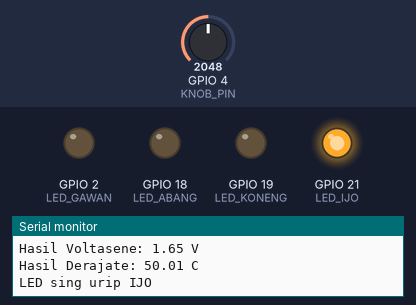
Bench run of a program on a simulated ESP32. On the bench: output pins drawn as LEDs (lit = HIGH), the last lines printed to the serial monitor. The test bench sets the inputs (shaded band); at power-on: GPIO 4 (KNOB_PIN) = 2048.

Above: at 2.8 s.
2.9 s: GPIO 4 (KNOB_PIN) set to 1275
5.6 s: GPIO 4 (KNOB_PIN) set to 1191
At 6.7 s:
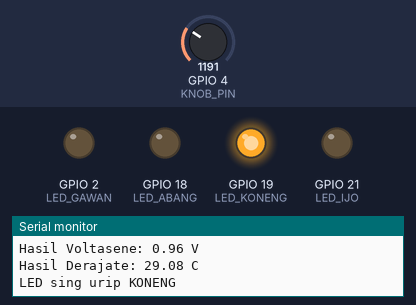
8.3 s: GPIO 4 (KNOB_PIN) set to 853
11.3 s: GPIO 4 (KNOB_PIN) set to 767
At 12.8 s:
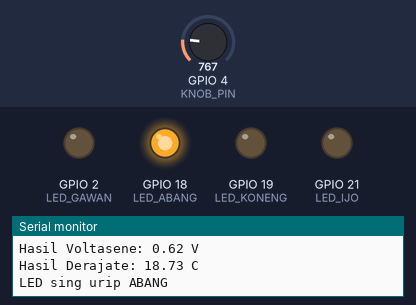
14.0 s: GPIO 4 (KNOB_PIN) set to 437
16.7 s: GPIO 4 (KNOB_PIN) set to 367
At 18.7 s:
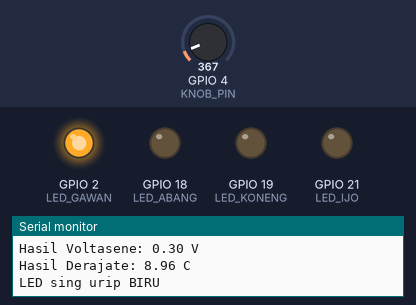
Timing chart, 0 to 20.2 s (numbered marks = the images above; inputs shaded):
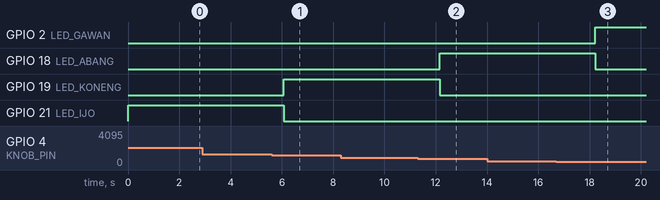

Measured:
- the behaviour switches between 1229 and 1228 on GPIO 4 (KNOB_PIN) (found by bisection; images 0 and 1)
- the behaviour switches between 819 and 818 on GPIO 4 (KNOB_PIN) (found by bisection; images 1 and 2)
- the behaviour switches between 410 and 409 on GPIO 4 (KNOB_PIN) (found by bisection; images 2 and 3)
- after the input at 5.6 s, GPIO 19 (LED_KONENG): LOW → HIGH after 0.47 s; GPIO 21 (LED_IJO): HIGH → LOW after 0.47 s
- after the input at 11.3 s, GPIO 18 (LED_ABANG): LOW → HIGH after 0.85 s; GPIO 19 (LED_KONENG): HIGH → LOW after 0.85 s
- after the input at 16.7 s, GPIO 2 (LED_GAWAN): LOW → HIGH after 1.5 s; GPIO 18 (LED_ABANG): HIGH → LOW after 1.5 s

The program:

main.cpp
```cpp
#include <Arduino.h>
#define KNOB_PIN 4
#define LED_GAWAN 2
#define LED_ABANG 18
#define LED_KONENG 19
#define LED_IJO 21

int reganeADC = 0;
float voltase = 0;
float derajat = 0;

void LEDwiwitan(int ongkoLed){
  pinMode(ongkoLed, OUTPUT);
}

void ledUrip(int ongkoLed, String JenengeLed){
  digitalWrite(LED_GAWAN, LOW);
  digitalWrite(LED_ABANG, LOW);
  digitalWrite(LED_KONENG, LOW);
  digitalWrite(LED_IJO, LOW);
  digitalWrite(ongkoLed, HIGH);
  Serial.println("LED sing urip " + JenengeLed + "\n");
}

void setup() {
  // put your setup code here, to run once:
  Serial.begin(9600);
  LEDwiwitan(LED_GAWAN);
  LEDwiwitan(LED_ABANG);
  LEDwiwitan(LED_KONENG);
  LEDwiwitan(LED_IJO);
}

void loop() {
  // put your main code here, to run repeatedly:
  reganeADC = analogRead(KNOB_PIN);
  String printData = "Rego ADC: " + String(reganeADC);
  Serial.println(printData);

  voltase = ((float)reganeADC / 4095) * 3.3;
  printData = "Hasil Voltasene: " + String(voltase) + " V";
  Serial.println(printData);

  derajat = ((float)voltase / 3.3) * 100;
  printData = "Hasil Derajate: " + String(derajat) + " C";
  Serial.println(printData);

  if(derajat < 10){
    ledUrip(LED_GAWAN,"BIRU");
  }else if (derajat >= 10 && derajat < 20){
    ledUrip(LED_ABANG,"ABANG");
  }else if (derajat >= 20 && derajat < 30){
    ledUrip(LED_KONENG,"KONENG");
  }else if(derajat >= 30){
    ledUrip(LED_IJO,"IJO");
  }else{
    Serial.println("Salah Kaprah.....");
  }
    delay(2000);

}
```
